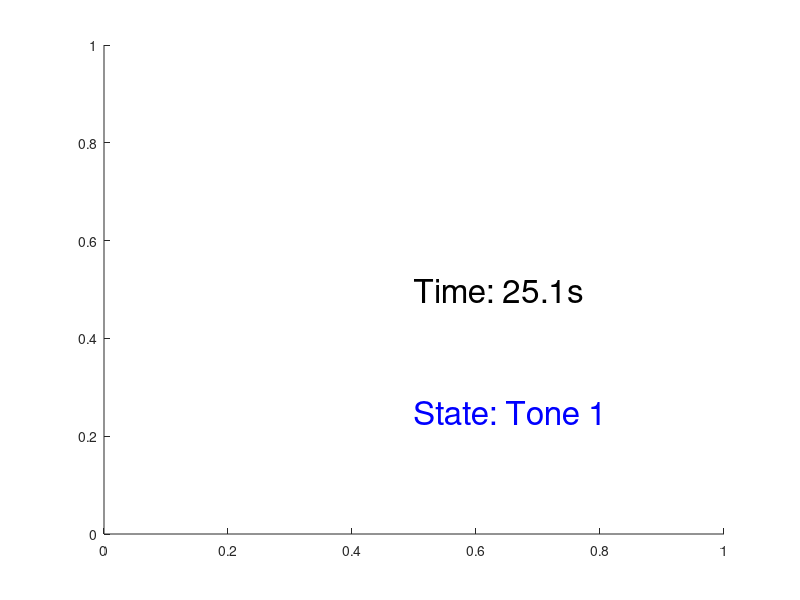

This chart was generated by the following MATLAB code:
%% setup

% timing
total_time = .5 ; % total time to run converted from minutes to seconds.
total_time = total_time * 60; % converted from minutes to seconds.

% states
states = repmat([1;2],100,1); % lazy way to repeating numbers.

prior_states = [];
trials = [];
iState = 0; % initial state;

%tones
Fs=44100/10;                       %CD quality - also conveniently divisible by 30 and 25
stim_dur=5;               %duration of puretone in seconds
T=0:1/Fs:stim_dur-1/Fs;

%tone 1
t1_freq =1200;
Y1 = sin(2*pi*t1_freq*T);
%tone2
t2_freq = 800;
Y2 = sin(2*pi*t2_freq*T);

% make a figure to track everything
figure(101)
xlim([.5 .75])
ylim([.45 .55])

t0 = clock;
    t_state = t0;  % get the time at the end of the state, used to know when to start the next state.

while etime(clock, t0) < total_time
    this_time = sprintf('%2.1f', etime(clock, t0)); % time in a nice string format.

    
    if etime(clock, t_state) > 10 % change this to the initial time. 
        if iState == 0 % move to a state;
            iState = datasample(states, 1);
            while length(prior_states) >= 3 &&  sum(prior_states(end-2:end) == iState) ==3 % check if the same state has appeared three times in a row.
                iState = datasample(states, 1);
            end
        end

        if iState == 1
            tone_t = clock; % get elapsed time.
            licks = []; % initialize licks.
            
            % play a tone; log the time.
            sound(Y1, Fs)
            
            while etime(clock, tone_t) < 5
                
                % lick check function here. check for licks (during tone)% when writing this make sure it logs the time. time points can be counted later and can also be added to the plot.
                clf
                text(.5, .5, ['Time: ' this_time 's'], 'FontSize', 24)
                text(.5, .25, ['State: Tone 1'], 'FontSize', 24, 'color', 'b')
                drawnow
            end
            
            % do a thing like fire valve; log the time.
            valve_t = clock;
            
            %check for post-valve licks.  Could also be done later but this
            %way you can plot them in a different color or track
            %correct/incorrect responses in real time.
            post_licks = [];
            
            % log it and return to 0 state
            prior_states(end+1) = iState;
            % save the output as 'trials' with a bunch of informaiton.
            trials{end+1} = [];
            trials{end}.state = iState;
            trials{end}.licks = licks;
            trials{end}.tone_time = tone_t;
            trials{end}.valve_t = valve_t;
            % add in other details.
            
            iState = 0; % return to 0 state.
            t_state = clock;  % get the time at the end of the state, used to know when to start the next state. 
        elseif iState == 2
            licks = []; % initialize licks.
            
            % play a tone; log the time.
            tone_t = clock;
            tic; sound(Y2, Fs); toc; % seems to take between 0.01 and .33 seconds to play the tone.
            
            while etime(clock, tone_t) < 5
                % lick check function here. check for licks (during tone)% when writing this make sure it logs the time. time points can be counted later and can also be added to the plot.
                clf
                text(.5, .5, ['Time: ' this_time 's'], 'FontSize', 24)
                text(.5, .25, ['State: Tone 2'], 'FontSize', 24, 'color', 'r')
                drawnow
            end
            
            
            % do a thing like fire valve; log the time.
            valve_t = clock;
            
            %check for post-valve licks
            post_licks = [];
            
            % log it and return to 0 state
            prior_states(end+1) = iState;
            % save the output as 'trials' with a bunch of informaiton.
            trials{end+1} = [];
            trials{end}.state = iState;
            trials{end}.licks = licks;
            trials{end}.tone_time = tone_t;
            trials{end}.valve_t = valve_t;
            % add in other details.
            
            
            iState = 0; % return to 0 state.
            t_state = clock;  % get the time at the end of the state, used to know when to start the next state.
        end
        
    else
        clf
        text(.5, .5, ['Time: ' this_time 's'], 'FontSize', 24)
        text(.5, .25, 'State: waiting...', 'FontSize', 24)
        drawnow
    end
    
end % main loop


%% save things.

% save useful variables with dates and times.  Probably good to add a
% subect ID or save it in a specific directory.
save(['Trials_' datestr(date, 'yyyy_mm_dd') '_' datestr(now, 'HH_MM')], 'trials')

